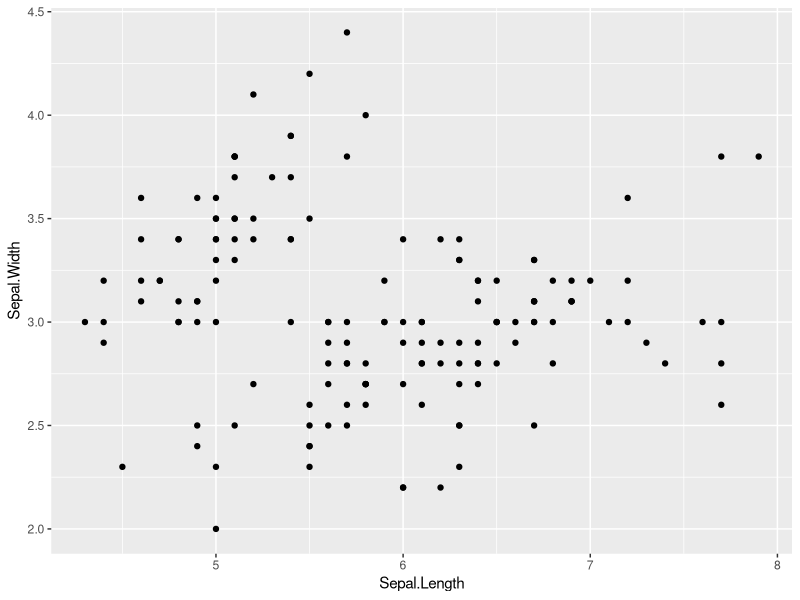
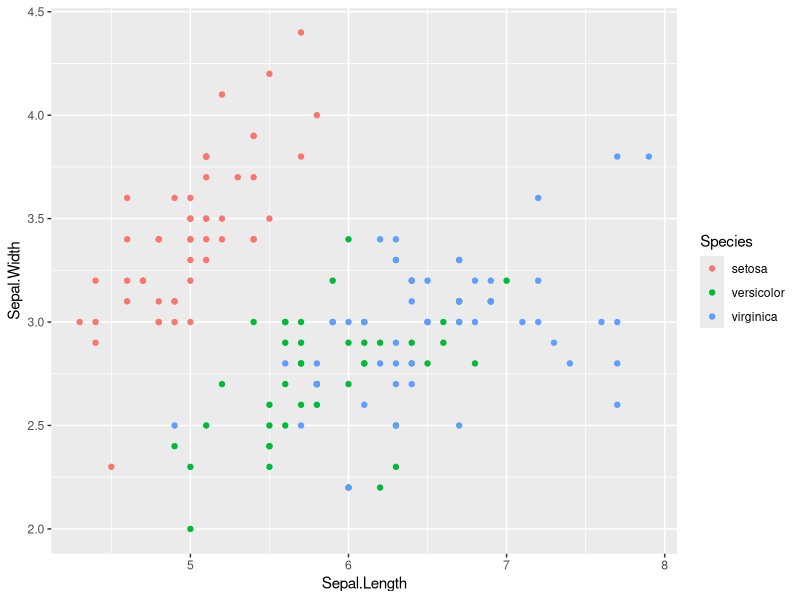
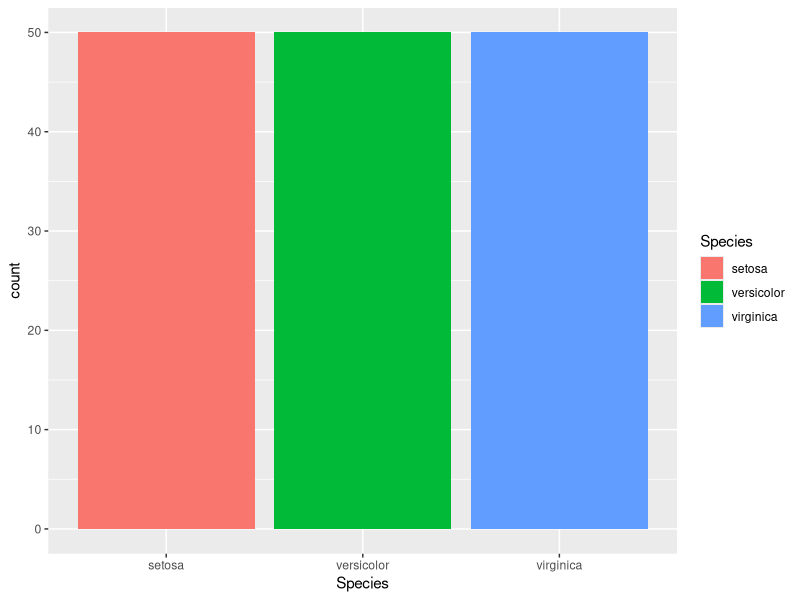

Source code (R) for these figures, in order: (Note: this script raises an error after producing the figures.)
library(tidyverse)
library(ggplot2)
# use the iris dataset
# 1. pass plots as parameters
plot1 <- ggplot(data = iris) +
  geom_point(mapping = aes(x = Sepal.Length, y = Sepal.Width))

plot2 <- ggplot(data = iris) +
  geom_point(mapping = aes(x = Sepal.Length, y = Sepal.Width, color = Species))

plot3 <- ggplot(data = iris) +
  geom_bar(mapping = aes(x = Species, fill = Species))

rmarkdown::render(input = "test_params.Rmd",
                  output_file = "test.html",
                  params = list(plot1 = plot1,
                                plot2 = plot2,
                                plot3 = plot3))

# 2. Pass a string of Species that will be used to filter the lines
# use sapply to loop through each vector
species <- c("setosa", "versicolor", "virginica")
sapply(species, function(x) {
  rmarkdown::render(input = "iris_params_early.Rmd",
                    output_file = sprintf("iris_params_%s.html", x),
                    params = list(species = x))
})
